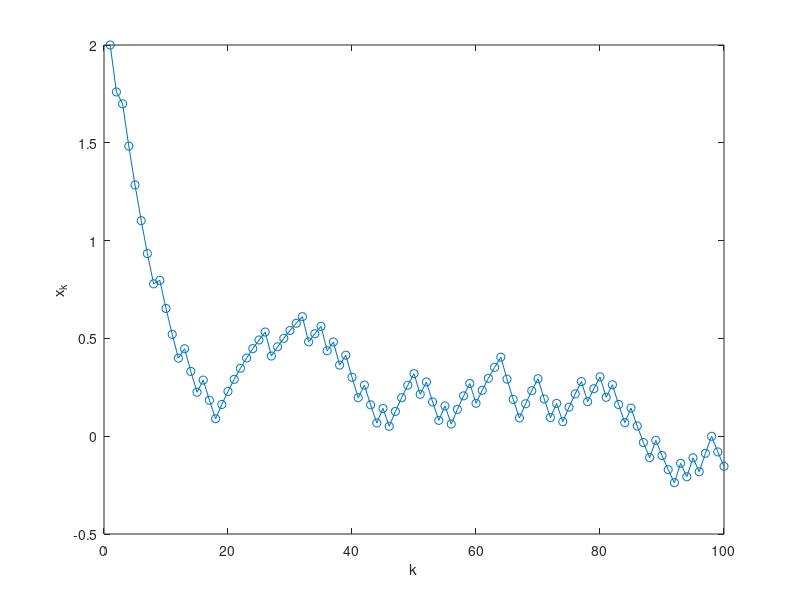

MATLAB code for this plot:
% AJR example from Opt III notes

gradf=@(i,x) 2*(x+3-2*i);
x(1)=2;

for k=1:99
  i=randi(2,1);
  x(k+1)=x(k)-0.04*gradf(i,x(k));
end

clf()
plot(x,'o-')
ylabel('x_k')
xlabel('k')
